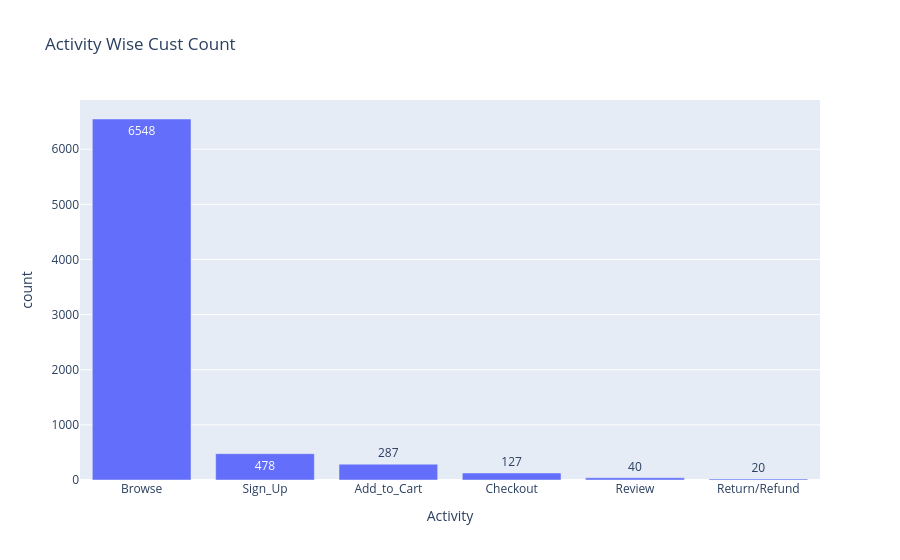

Write notebook code for a chart like this one.
### Code cell
fig = px.bar(data_frame=q4,x='Activity',y='count',text='count',
             title='Activity Wise Cust Count')
fig.show()

### Figure 1 — Plotly figure (JSON) as saved in the notebook; plotly's stock layout.template omitted (floating-point values rounded to 4 significant figures)
{"data": [{"hovertemplate": "Activity=%{x}<br>count=%{text}<extra></extra>", "legendgroup": "", "marker": {"color": "#636efa", "pattern": {"shape": ""}}, "name": "", "orientation": "v", "showlegend": false, "text": [6548.0, 478.0, 287.0, 127.0, 40.0, 20.0], "textposition": "auto", "type": "bar", "x": ["Browse", "Sign_Up", "Add_to_Cart", "Checkout", "Review", "Return/Refund"], "xaxis": "x", "y": [6548, 478, 287, 127, 40, 20], "yaxis": "y"}], "layout": {"barmode": "relative", "legend": {"tracegroupgap": 0}, "title": {"text": "Activity Wise Cust Count"}, "xaxis": {"anchor": "y", "domain": [0, 1], "title": {"text": "Activity"}}, "yaxis": {"anchor": "x", "domain": [0, 1], "title": {"text": "count"}}}}
